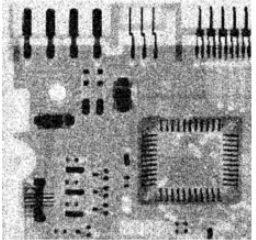
%> input picture homework2/图片/test.png, 256 x 240 px
$ octave --eval "Maxfilter;"   (GNU Octave 9; MATLAB toolbox functions it lacks are replaced by stand-ins)
%> lines starting %> are read from the running program, lines starting %| are printed output that depends on the picture
function [] = Maxfilter()
close all
clear all

f=imread('test.png');
%> f is the input picture: size 240x256x3 uint8; min 0, max 255, mean 152.9

[w,~]=size(f);
%> w = 240
image= f(:,:);
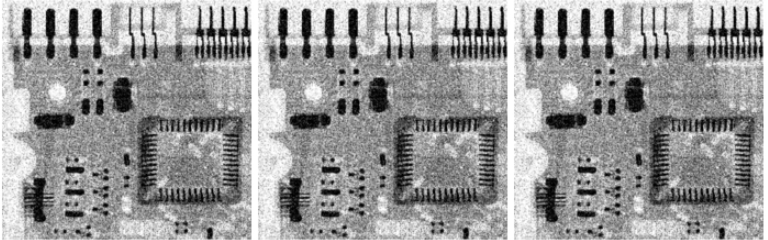
%> image: size 240x768 uint8; min 0, max 255, mean 152.9; mean of the top-left, top-right, bottom-left and bottom-right quarters 159.4, 159.2, 149.6, 143.4

fsize1=3;
fsize2=5;
fsize3=9;

fssize1=(fsize1-1)/2;
fssize2=(fsize2-1)/2;
fssize3=(fsize3-1)/2;

figure();
subplot(1,2,1);
imshow(image);
xlabel('原图像');

resultImage = image;

for x=1+fssize1:1:w-fssize1
    for y=1+fssize1:1:w-fssize1
        is=f(x-fssize1:1:x+fssize1,y-fssize1:1:y+fssize1);
        temp = is(:);
        resultImage(x,y)= max(temp);
    end
end
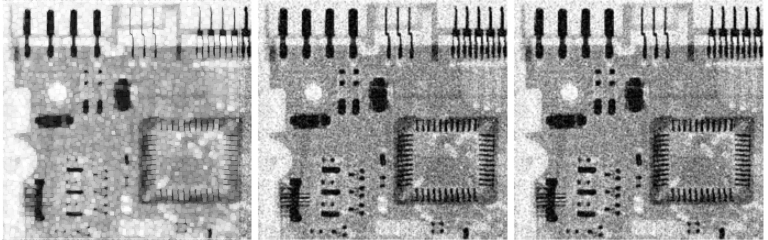
%> resultImage: size 240x768 uint8; min 0, max 255, mean 161.2


subplot(1,2,2);
imshow(resultImage);
xlabel('3*3最大值');

resultImage= f(:,:);
figure();
subplot(1,2,1);
imshow(f);
xlabel('原图像');

for x=1+fssize2:1:w-fssize2
    for y=1+fssize2:1:w-fssize2
        %遍历每个点的四周
        is=f(x-fssize2:1:x+fssize2,y-fssize2:1:y+fssize2);
        temp = is(:);
        resultImage(x,y)= max(temp);
    end
end
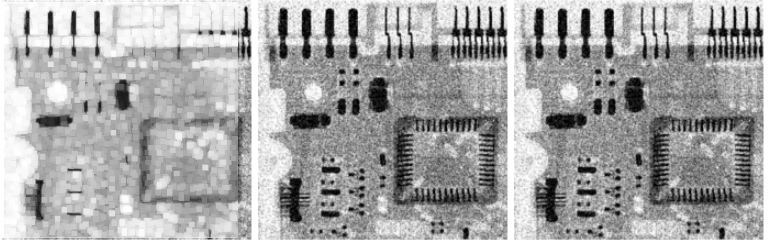
%> resultImage: size 240x768 uint8; min 0, max 255, mean 165.8


subplot(1,2,2);
imshow(resultImage);
xlabel('5*5最大值');

resultImage= f(:,:);
figure();
subplot(1,2,1);
imshow(f);
xlabel('原图像');

for x=1+fssize3:1:w-fssize3
    for y=1+fssize3:1:w-fssize3
        %遍历每个点的四周
        is=f(x-fssize3:1:x+fssize3,y-fssize3:1:y+fssize3);
        temp = is(:);
        resultImage(x,y)= max(temp);
    end
end
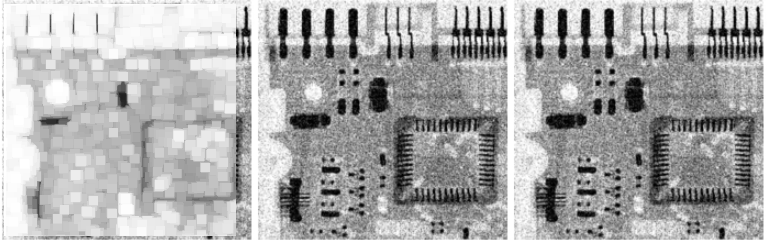
%> resultImage: size 240x768 uint8; min 0, max 255, mean 170.5


subplot(1,2,2);
imshow(resultImage);
xlabel('9*9最大值');
